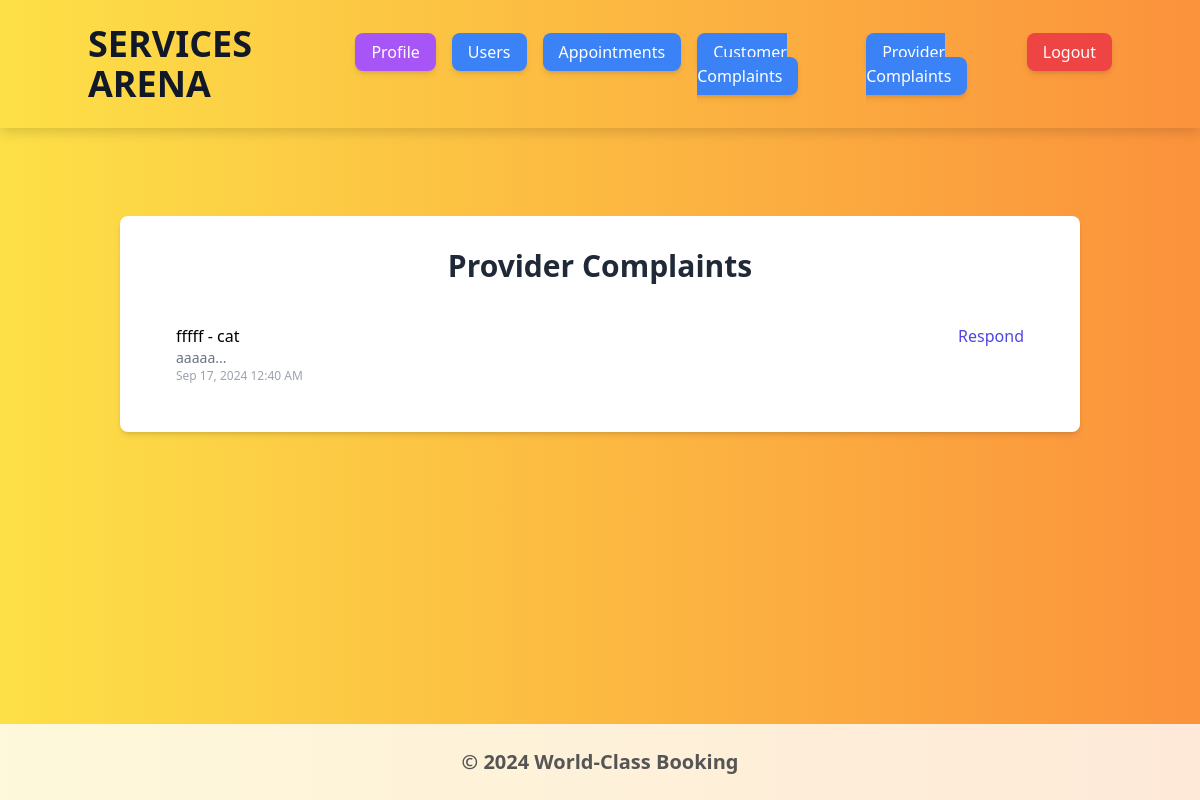
/admin/provider_complaints (signed in), run on the app's committed database.
### book/models.py (models this page shows, shortened)
class Complaint(db.Model):
    id = db.Column(db.Integer, primary_key=True)
    provider_name = db.Column(db.String(100), nullable=True)
    customer_name = db.Column(db.String(100), nullable=True)
    provider_id = db.Column(db.Integer, db.ForeignKey('user.id'), nullable=True)
    customer_id = db.Column(db.Integer, db.ForeignKey('user.id'), nullable=True)
    admin_name = db.Column(db.String(100), nullable=True)
    admin_id = db.Column(db.Integer, db.ForeignKey('user.id'), nullable=True)
    subject = db.Column(db.String(150), nullable=False)
    message = db.Column(db.Text, nullable=False)
    response = db.Column(db.Text, nullable=True)
    status = db.Column(db.String(50), default="Pending")
    timestamp = db.Column(db.DateTime, default=datetime.utcnow)

### book/users/routes.py (the view)
@booking_system.route('/admin/provider_complaints', methods=['GET'])
@login_required
def view_provider_complaints():
    if current_user.role != 'admin':
        flash('Access restricted to admins.', 'danger')
        return redirect(url_for('core.index'))
    complaints = Complaint.query.filter(Complaint.status == "Pending", Complaint.provider_id.isnot(
        None)).order_by(Complaint.timestamp.desc()).all()
    return render_template('admin_provider_complaints.html', complaints=complaints)

### book/models.py (called while the page is built)
@login_manager.user_loader
def load_user(user_id):
    return User.query.get(int(user_id))

### book/templates/admin_provider_complaints.html
{% extends 'base.html' %}
{% block content %}
<div class="container mx-auto my-10 p-8 bg-white shadow-md rounded-lg">
    <h2 class="text-3xl font-bold text-center text-gray-800 mb-6">Provider Complaints</h2>
    <ul class="divide-y divide-gray-200">
        {% for complaint in complaints %}
        <li class="py-4 px-6 hover:bg-gray-100 transition ease-in-out duration-200">
            <div class="flex justify-between">
                <p>{{ complaint.subject }} - {{ complaint.provider_name }}</p>
                <a href="{{ url_for('booking_system.respond_provider_complaint', complaint_id=complaint.id) }}" class="text-indigo-600 hover:text-indigo-900">Respond</a>
            </div>
            <p class="text-sm text-gray-500">{{ complaint.message[:100] }}...</p>
            <p class="text-xs text-gray-400">{{ complaint.timestamp.strftime('%b %d, %Y %I:%M %p') }}</p>
        </li>
        {% else %}
        <li class="py-4 px-6 text-center text-gray-500">No pending complaints.</li>
        {% endfor %}
    </ul>
</div>
{% endblock %}

### book/templates/base.html (style rules this page uses)
body { background: linear-gradient(120deg, #f6d365, #fda085); }

### data on the page
Complaint: subject "fffff", provider_name "cat", message "aaaaa", timestamp "Sep 17, 2024 12:40 AM"
